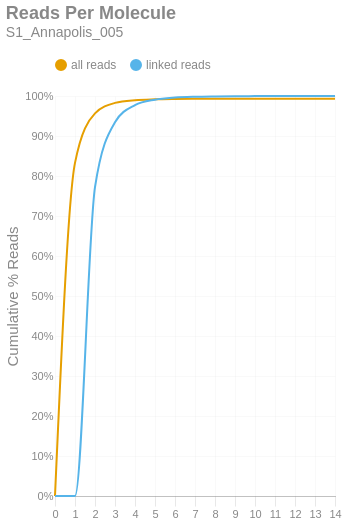

The cell this chart's notebook holds for it:
### Markdown cell above
### Reads per Molecule
This chart shows the cumulative distribution of the number of reads per linked molecule. That is, how many alignments are associated with a unique molecule. This excludes the number of reads associated with invalid or absent linked-read barcodes. The `linked` histogram is the percentages recalculated when disregarding singletons.

### Code cell
if SKIPLR:
    print_html(f"Skipped")
else:
    counts = np.bincount(valids['reads'].cast(pl.Int64).to_numpy())
    weighted = counts * np.arange(len(counts))
    all_perc = weighted / n_reads
    linked_perc = weighted / n_linked_reads
    linked_perc[1] = 0
    binned_df = pl.DataFrame({
        'readsper': list(range(len(counts))),
        'all reads (cumsum)': np.cumsum(all_perc).tolist(),
        'linked reads (cumsum)': np.cumsum(linked_perc).tolist(),
    })

    with SafeRender(binned_df):
        (
            density_plot(binned_df, 'Reads Per Molecule', samplename, 'readspmol')
            .encode(
                x=alt.X('readsper:O', title=None).axis(labelAngle=0).scale(padding=0),
                y=alt.Y('value:Q', title='Cumulative % Reads').axis(format='%').stack(False),
                color=alt.Color("key:N").scale(domain=["all reads", "linked reads"]),
                tooltip=[
                    alt.Tooltip("key:N", title="Data Type"),
                    alt.Tooltip("readsper:O", title="Reads Per Molecule"),
                    alt.Tooltip("value:Q", format=".2%", title="% Reads (Cum.)")
                ]            
            )
        ).display()

### Figure 1 — Vega-Lite specification as saved in the notebook (floating-point values rounded to 4 significant figures)
{"width": "container", "height": 400, "config": {"title": {"anchor": "start", "dy": -15, "fontSize": 18, "color": "#888888", "subtitleColor": "#888888", "subtitleFontSize": 14}, "arc": {"fill": "#0072B2"}, "axis": {"domainColor": "#888888", "domainWidth": 0.5, "gridWidth": 0.2, "grid": false, "titleFontWeight": 400, "titleFontSize": 15, "labelFontSize": 11, "labelColor": "#888888", "tickColor": "#888888", "tickWidth": 0.2, "titleColor": "#888888"}, "axisBand": {"grid": false}, "axisX": {"grid": true, "tickSize": 10, "domainCap": "round"}, "axisY": {"domain": false, "grid": true, "tickSize": 0, "domainCap": "round"}, "background": "transparent", "header": {"labelFontSize": 15, "labelColor": "#888888", "titleFontSize": 15, "titleFontWeight": 600, "titleColor": "#888888"}, "legend": {"labelFont": "sans-serif", "labelFontSize": 12, "labelColor": "#888888", "symbolSize": 100, "symbolType": "circle", "titleFontSize": 12, "titlePadding": 10, "titleColor": "#888888", "title": null, "orient": "top"}, "range": {"category": ["#E69F00", "#56B4E9", "#009E73", "#F0E442", "#0072B2", "#D55E00", "#CC79A7", "#000000"], "diverging": ["#cfe8f3", "#a2d4ec", "#73bfe2", "#46abdb", "#1696d2", "#12719e"]}, "area": {"fill": "#0072B2", "fillOpacity": 0.7, "line": true, "strokeOpacity": 0.7}, "line": {"color": "#0072B2", "stroke": "#0072B2", "strokeWidth": 2}, "trail": {"color": "#0072B2", "stroke": "#0072B2", "strokeWidth": 0, "size": 1}, "point": {"filled": true, "fillOpacity": 1.0, "size": 95}, "text": {"color": "#888888", "fontSize": 11, "align": "right", "fontWeight": 400, "size": 11}, "bar": {"fill": "#0072B2", "stroke": null}, "view": {"stroke": null, "continuousWidth": 660, "continuousHeight": 400}}, "data": {"name": "data-06271ce5d0b6b390740ce87115fd8d8b"}, "mark": {"type": "line", "interpolate": "monotone", "point": {"opacity": 0, "size": 275}}, "encoding": {"color": {"field": "key", "scale": {"domain": ["all reads", "linked reads"]}, "type": "nominal"}, "tooltip": [{"field": "key", "title": "Data Type", "type": "nominal"}, {"field": "readsper", "title": "Reads Per Molecule", "type": "ordinal"}, {"field": "value", "format": ".2%", "title": "% Reads (Cum.)", "type": "quantitative"}], "x": {"axis": {"labelAngle": 0}, "field": "readsper", "scale": {"padding": 0}, "title": null, "type": "ordinal"}, "y": {"axis": {"format": "%"}, "field": "value", "stack": false, "title": "Cumulative % Reads", "type": "quantitative"}}, "params": [{"name": "param_c36ac31b6afebe62", "select": {"type": "point", "fields": ["key"]}, "bind": "legend"}], "title": {"text": "Reads Per Molecule", "subtitle": "S1_Annapolis_005"}, "transform": [{"fold": ["all reads (cumsum)", "linked reads (cumsum)"]}, {"calculate": "replace(datum.key, ' (cumsum)', '')", "as": "key"}, {"filter": {"param": "param_c36ac31b6afebe62"}}], "usermeta": {"embedOptions": {"downloadFileName": "S1_Annapolis_005.readspmol"}}, "$schema": "https://vega.github.io/schema/vega-lite/v6.1.0.json", "datasets": {"data-06271ce5d0b6b390740ce87115fd8d8b": [{"readsper": 0, "all reads (cumsum)": 0.0, "linked reads (cumsum)": 0.0}, {"readsper": 1, "all reads (cumsum)": 0.8328, "linked reads (cumsum)": 0.0}, {"readsper": 2, "all reads (cumsum)": 0.9567, "linked reads (cumsum)": 0.772}, {"readsper": 3, "all reads (cumsum)": 0.9827, "linked reads (cumsum)": 0.9343}, {"readsper": 4, "all reads (cumsum)": 0.9896, "linked reads (cumsum)": 0.9771}, {"readsper": 5, "all reads (cumsum)": 0.9918, "linked reads (cumsum)": 0.9908}, {"readsper": 6, "all reads (cumsum)": 0.9926, "linked reads (cumsum)": 0.996}, {"readsper": 7, "all reads (cumsum)": 0.993, "linked reads (cumsum)": 0.9981}, {"readsper": 8, "all reads (cumsum)": 0.9931, "linked reads (cumsum)": 0.999}, {"readsper": 9, "all reads (cumsum)": 0.9932, "linked reads (cumsum)": 0.9995}, {"readsper": 10, "all reads (cumsum)": 0.9932, "linked reads (cumsum)": 0.9997}, {"readsper": 11, "all reads (cumsum)": 0.9932, "linked reads (cumsum)": 0.9998}, {"readsper": 12, "all reads (cumsum)": 0.9933, "linked reads (cumsum)": 0.9999}, {"readsper": 13, "all reads (cumsum)": 0.9933, "linked reads (cumsum)": 0.9999}, {"readsper": 14, "all reads (cumsum)": 0.9933, "linked reads (cumsum)": 1.0}]}}
